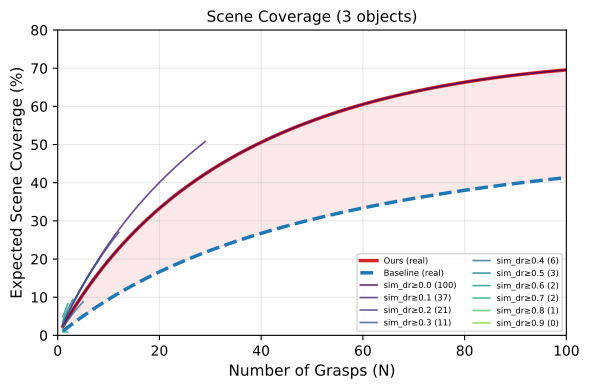

Source code (Python):
"""Compute and plot real scene coverage filtered by sim DR threshold.

For each threshold (0.0~1.0, step 0.1), filter candidates by sim_pass_rate >= thr,
then compute coverage curve using only real-success grasps among the filtered set.
X-axis = N (up to #filtered candidates), Y-axis = expected coverage.

Usage:
    conda run -n planner python rebuttal/sim_dr_coverage.py
"""
import os
import json
import numpy as np
import matplotlib
matplotlib.use("Agg")
import matplotlib.pyplot as plt
from math import comb

SIM_DR_PATH = "/home/robot/AutoDex/outputs/sim_dr/candidates_sim_dr.json"
CAND_ROOT = "/home/robot/shared_data/AutoDex/candidates/allegro"
OUT_DIR = os.path.join(os.path.dirname(os.path.abspath(__file__)))
OBJECTS = ["blue_alarm", "brown_ramen", "soaptray"]


def p_at_least_one(X, N, total=100):
    if X <= 0: return 0.0
    if X >= total or N > total - X: return 1.0
    return 1.0 - comb(total - X, N) / comb(total, N)


def get_success_indices(cand_dir):
    succ = []
    i = 0
    for st in sorted(os.listdir(cand_dir)):
        st_dir = os.path.join(cand_dir, st)
        if not os.path.isdir(st_dir): continue
        for sid in sorted(os.listdir(st_dir)):
            sid_dir = os.path.join(st_dir, sid)
            if not os.path.isdir(sid_dir): continue
            for gn in sorted(os.listdir(sid_dir)):
                gdir = os.path.join(sid_dir, gn)
                if not os.path.isdir(gdir): continue
                if not os.path.exists(os.path.join(gdir, "wrist_se3.npy")): continue
                rpath = os.path.join(gdir, "result.json")
                if os.path.exists(rpath):
                    with open(rpath) as f:
                        r = json.load(f)
                    if r.get("success"):
                        succ.append(i)
                i += 1
    return succ


def compute_coverage_at_n(vm, grasp_indices, N, total=100):
    """P(>=1 grasp from grasp_indices in N picks from total)."""
    if not grasp_indices or N <= 0:
        return 0.0
    probs = []
    for si in range(vm.shape[0]):
        x = int(vm[si, grasp_indices].sum())
        probs.append(p_at_least_one(x, N, total))
    return np.mean(probs) * 100


def main():
    with open(SIM_DR_PATH) as f:
        sim_data = json.load(f)

    thresholds = np.arange(0, 1.1, 0.1)
    n_range = np.arange(1, 101)

    # Per-object results
    all_results = {}

    for obj in OBJECTS:
        vm = np.load(f"/tmp/{obj}_valid_matrix.npy")
        succ_set = set(get_success_indices(os.path.join(CAND_ROOT, "selected_100", obj)))
        candidates = sim_data["results"][obj]

        obj_results = {}
        for thr in thresholds:
            thr_key = f"{thr:.1f}"
            pass_idx = [i for i, c in enumerate(candidates) if c["sim_pass_rate"] >= thr]
            real_succ = [i for i in pass_idx if i in succ_set]
            n_cand = len(pass_idx)

            # Compute curve up to n_cand, total=n_cand (picking from filtered set)
            curve = []
            for N in n_range:
                if N > n_cand:
                    break
                curve.append(compute_coverage_at_n(vm, real_succ, N, total=n_cand))

            obj_results[thr_key] = {
                "n_candidates": n_cand,
                "n_real_success": len(real_succ),
                "curve": curve,
            }

        all_results[obj] = obj_results
        print(f"{obj}: done")

    # Save results
    save_path = os.path.join(OUT_DIR, "sim_dr_coverage.json")
    # Convert for JSON
    save_data = {}
    for obj, res in all_results.items():
        save_data[obj] = {}
        for thr_key, v in res.items():
            save_data[obj][thr_key] = {
                "n_candidates": v["n_candidates"],
                "n_real_success": v["n_real_success"],
                "curve": v["curve"],
            }
    with open(save_path, "w") as f:
        json.dump(save_data, f, indent=2)
    print(f"Saved: {save_path}")

    # === Compute Ours real and Baseline real curves (full N=1..100) ===
    ours_curves, base_curves = [], []
    for obj in OBJECTS:
        ours_vm = np.load(f"/tmp/{obj}_valid_matrix.npy")
        base_vm = np.load(f"/tmp/{obj}_baseline_valid_matrix.npy")
        os_succ = get_success_indices(os.path.join(CAND_ROOT, "selected_100", obj))
        bs_succ = get_success_indices(os.path.join(CAND_ROOT, "baseline_100", obj))

        ours_c = [compute_coverage_at_n(ours_vm, os_succ, N) for N in n_range]
        base_c = [compute_coverage_at_n(base_vm, bs_succ, N) for N in n_range]
        ours_curves.append(ours_c)
        base_curves.append(base_c)

    ours_avg = np.mean(ours_curves, axis=0)
    base_avg = np.mean(base_curves, axis=0)

    # === Plot: aggregate across objects ===
    fig, ax = plt.subplots(figsize=(6, 4))

    # Ours real and Baseline real
    ax.plot(n_range, ours_avg, "-", linewidth=2.5, color="#d62728", label="Ours (real)")
    ax.plot(n_range, base_avg, "--", linewidth=2.5, color="#1f77b4", label="Baseline (real)")
    ax.fill_between(n_range, base_avg, ours_avg, alpha=0.1, color="#d62728")

    # Sim DR threshold curves
    cmap = plt.cm.viridis
    for ti, thr in enumerate(thresholds):
        thr_key = f"{thr:.1f}"
        curves = [all_results[obj][thr_key]["curve"] for obj in OBJECTS]
        if all(len(c) == 0 for c in curves):
            continue

        min_len = min(len(c) for c in curves if len(c) > 0)
        if min_len == 0:
            continue

        valid_curves = [c[:min_len] for c in curves if len(c) > 0]
        avg_curve = np.mean(valid_curves, axis=0)

        n_cands = [all_results[obj][thr_key]["n_candidates"] for obj in OBJECTS]
        avg_cand = np.mean(n_cands)

        color = cmap(ti / len(thresholds))
        label = f"sim_dr≥{thr:.1f} ({int(avg_cand)})"
        ax.plot(np.arange(1, min_len + 1), avg_curve, "-", linewidth=1.2,
                color=color, label=label, alpha=0.8)

    ax.set_xlabel("Number of Grasps (N)", fontsize=11)
    ax.set_ylabel("Expected Scene Coverage (%)", fontsize=11)
    ax.set_xlim(0, 100)
    ax.set_ylim(0, 80)
    ax.legend(fontsize=6, loc="lower right", ncol=2)
    ax.grid(True, alpha=0.3)
    ax.set_title(f"Scene Coverage ({len(OBJECTS)} objects)", fontsize=11)
    plt.tight_layout()

    out_path = os.path.join(OUT_DIR, "sim_dr_coverage.pdf")
    plt.savefig(out_path, bbox_inches="tight", dpi=300)
    plt.savefig(out_path.replace(".pdf", ".png"), bbox_inches="tight", dpi=300)
    print(f"Saved: {out_path}")


if __name__ == "__main__":
    main()
